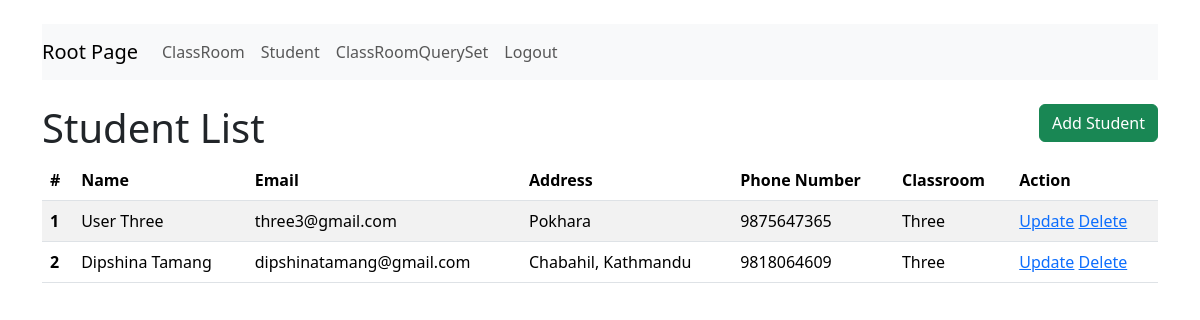
The page /crud/student/ on the database its author committed.
### crud/models.py (models this page shows, shortened)
class Student(models.Model):
    user = models.ForeignKey(UserProfile, on_delete= models.CASCADE, related_name = 'user_students')
    classroom = models.ForeignKey(ClassRoom, on_delete = models.CASCADE, related_name="classroom_students")

class UserProfile(models.Model):
    user = models.OneToOneField(User, on_delete = models.CASCADE)
    profile_picture = models.FileField(upload_to='profile_pictures', null=True, blank=True)
    address = models.CharField(max_length = 20)
    phone = models.CharField(max_length=14)
    @property
    def get_full_name(self):
        return self.user.get_full_name() if self.user.get_full_name() else self.user.username

class ClassRoom(models.Model):
    name = models.CharField(max_length = 10)

### crud/views.py (the view)
# urls.py: path("student/", crud_student, name="crud_student"),
def crud_student(request):
    students = Student.objects.all()
    return render(request, template_name = 'crud/student.html', context={'students': students})

### crud/templates/crud/student.html
{% extends 'crud/base.html' %}
{% block content %}
    {% include 'crud/nav.html' %}
    <br>
    <a href="{% url 'add_student' %}" class = "btn btn-success" style="float:right">Add Student</a>
    <h1>Student List</h1>
    <table class="table table-striped">
        <thead>
            <tr>
                <th scope="col">#</th>
                <th scope="col">Name</th>
                <th scope="col">Email</th>
                <th scope="col">Address</th>
                <th scope="col">Phone Number</th>
                <th scope="col">Classroom</th>
                <th scope="col">Action</th>
            </tr>
        </thead>
        <tbody>
            {% for student in students %}
                <tr>
                    <th scope="row">{{ forloop.counter }}</th>
                    <td>{{ student.user.get_full_name }}</td>
                    <td>{{ student.user.user.email }}</td>
                    <td>{{ student.user.address }}</td>
                    <td>{{ student.user.phone }}</td>
                    <td>{{ student.classroom.name }}</td>
                    <td>
                        <a href="#">Update</a>
                        <a href="{% url 'delete_student' student.id %}">Delete</a>
                    </td>
                </tr>
            {% endfor %}
        </tbody>
    </table>
{% endblock %}

### rows shown on the page
Student: user.get_full_name "User Three", user.user.email "three3@gmail.com", user.address "Pokhara", user.phone "9875647365", classroom.name "Three"
Student: user.get_full_name "Dipshina Tamang", user.user.email "dipshinatamang@gmail.com", user.address "Chabahil, Kathmandu", user.phone "9818064609", classroom.name "Three"
